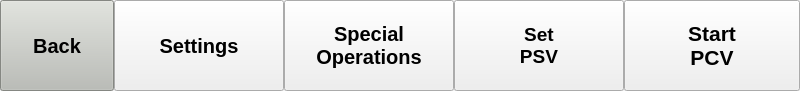
<?xml version="1.0" encoding="UTF-8"?>
<ui version="4.0">
 <class>Form</class>
 <widget class="QWidget" name="Form">
  <property name="geometry">
   <rect>
    <x>0</x>
    <y>0</y>
    <width>800</width>
    <height>91</height>
   </rect>
  </property>
  <property name="windowTitle">
   <string>Form</string>
  </property>
  <layout class="QHBoxLayout" name="horizontalLayout">
   <property name="spacing">
    <number>0</number>
   </property>
   <property name="leftMargin">
    <number>0</number>
   </property>
   <property name="topMargin">
    <number>0</number>
   </property>
   <property name="rightMargin">
    <number>0</number>
   </property>
   <property name="bottomMargin">
    <number>0</number>
   </property>
   <item>
    <widget class="QPushButton" name="button_back">
     <property name="sizePolicy">
      <sizepolicy hsizetype="Minimum" vsizetype="Expanding">
       <horstretch>0</horstretch>
       <verstretch>0</verstretch>
      </sizepolicy>
     </property>
     <property name="maximumSize">
      <size>
       <width>114</width>
       <height>16777215</height>
      </size>
     </property>
     <property name="palette">
      <palette>
       <active>
        <colorrole role="WindowText">
         <brush brushstyle="SolidPattern">
          <color alpha="255">
           <red>0</red>
           <green>0</green>
           <blue>0</blue>
          </color>
         </brush>
        </colorrole>
        <colorrole role="Button">
         <brush brushstyle="SolidPattern">
          <color alpha="255">
           <red>186</red>
           <green>189</green>
           <blue>182</blue>
          </color>
         </brush>
        </colorrole>
        <colorrole role="Light">
         <brush brushstyle="SolidPattern">
          <color alpha="255">
           <red>255</red>
           <green>255</green>
           <blue>255</blue>
          </color>
         </brush>
        </colorrole>
        <colorrole role="Midlight">
         <brush brushstyle="SolidPattern">
          <color alpha="255">
           <red>220</red>
           <green>222</green>
           <blue>218</blue>
          </color>
         </brush>
        </colorrole>
        <colorrole role="Dark">
         <brush brushstyle="SolidPattern">
          <color alpha="255">
           <red>93</red>
           <green>94</green>
           <blue>91</blue>
          </color>
         </brush>
        </colorrole>
        <colorrole role="Mid">
         <brush brushstyle="SolidPattern">
          <color alpha="255">
           <red>124</red>
           <green>126</green>
           <blue>121</blue>
          </color>
         </brush>
        </colorrole>
        <colorrole role="Text">
         <brush brushstyle="SolidPattern">
          <color alpha="255">
           <red>0</red>
           <green>0</green>
           <blue>0</blue>
          </color>
         </brush>
        </colorrole>
        <colorrole role="BrightText">
         <brush brushstyle="SolidPattern">
          <color alpha="255">
           <red>255</red>
           <green>255</green>
           <blue>255</blue>
          </color>
         </brush>
        </colorrole>
        <colorrole role="ButtonText">
         <brush brushstyle="SolidPattern">
          <color alpha="255">
           <red>0</red>
           <green>0</green>
           <blue>0</blue>
          </color>
         </brush>
        </colorrole>
        <colorrole role="Base">
         <brush brushstyle="SolidPattern">
          <color alpha="255">
           <red>255</red>
           <green>255</green>
           <blue>255</blue>
          </color>
         </brush>
        </colorrole>
        <colorrole role="Window">
         <brush brushstyle="SolidPattern">
          <color alpha="255">
           <red>186</red>
           <green>189</green>
           <blue>182</blue>
          </color>
         </brush>
        </colorrole>
        <colorrole role="Shadow">
         <brush brushstyle="SolidPattern">
          <color alpha="255">
           <red>0</red>
           <green>0</green>
           <blue>0</blue>
          </color>
         </brush>
        </colorrole>
        <colorrole role="AlternateBase">
         <brush brushstyle="SolidPattern">
          <color alpha="255">
           <red>220</red>
           <green>222</green>
           <blue>218</blue>
          </color>
         </brush>
        </colorrole>
        <colorrole role="ToolTipBase">
         <brush brushstyle="SolidPattern">
          <color alpha="255">
           <red>255</red>
           <green>255</green>
           <blue>220</blue>
          </color>
         </brush>
        </colorrole>
        <colorrole role="ToolTipText">
         <brush brushstyle="SolidPattern">
          <color alpha="255">
           <red>0</red>
           <green>0</green>
           <blue>0</blue>
          </color>
         </brush>
        </colorrole>
       </active>
       <inactive>
        <colorrole role="WindowText">
         <brush brushstyle="SolidPattern">
          <color alpha="255">
           <red>0</red>
           <green>0</green>
           <blue>0</blue>
          </color>
         </brush>
        </colorrole>
        <colorrole role="Button">
         <brush brushstyle="SolidPattern">
          <color alpha="255">
           <red>186</red>
           <green>189</green>
           <blue>182</blue>
          </color>
         </brush>
        </colorrole>
        <colorrole role="Light">
         <brush brushstyle="SolidPattern">
          <color alpha="255">
           <red>255</red>
           <green>255</green>
           <blue>255</blue>
          </color>
         </brush>
        </colorrole>
        <colorrole role="Midlight">
         <brush brushstyle="SolidPattern">
          <color alpha="255">
           <red>220</red>
           <green>222</green>
           <blue>218</blue>
          </color>
         </brush>
        </colorrole>
        <colorrole role="Dark">
         <brush brushstyle="SolidPattern">
          <color alpha="255">
           <red>93</red>
           <green>94</green>
           <blue>91</blue>
          </color>
         </brush>
        </colorrole>
        <colorrole role="Mid">
         <brush brushstyle="SolidPattern">
          <color alpha="255">
           <red>124</red>
           <green>126</green>
           <blue>121</blue>
          </color>
         </brush>
        </colorrole>
        <colorrole role="Text">
         <brush brushstyle="SolidPattern">
          <color alpha="255">
           <red>0</red>
           <green>0</green>
           <blue>0</blue>
          </color>
         </brush>
        </colorrole>
        <colorrole role="BrightText">
         <brush brushstyle="SolidPattern">
          <color alpha="255">
           <red>255</red>
           <green>255</green>
           <blue>255</blue>
          </color>
         </brush>
        </colorrole>
        <colorrole role="ButtonText">
         <brush brushstyle="SolidPattern">
          <color alpha="255">
           <red>0</red>
           <green>0</green>
           <blue>0</blue>
          </color>
         </brush>
        </colorrole>
        <colorrole role="Base">
         <brush brushstyle="SolidPattern">
          <color alpha="255">
           <red>255</red>
           <green>255</green>
           <blue>255</blue>
          </color>
         </brush>
        </colorrole>
        <colorrole role="Window">
         <brush brushstyle="SolidPattern">
          <color alpha="255">
           <red>186</red>
           <green>189</green>
           <blue>182</blue>
          </color>
         </brush>
        </colorrole>
        <colorrole role="Shadow">
         <brush brushstyle="SolidPattern">
          <color alpha="255">
           <red>0</red>
           <green>0</green>
           <blue>0</blue>
          </color>
         </brush>
        </colorrole>
        <colorrole role="AlternateBase">
         <brush brushstyle="SolidPattern">
          <color alpha="255">
           <red>220</red>
           <green>222</green>
           <blue>218</blue>
          </color>
         </brush>
        </colorrole>
        <colorrole role="ToolTipBase">
         <brush brushstyle="SolidPattern">
          <color alpha="255">
           <red>255</red>
           <green>255</green>
           <blue>220</blue>
          </color>
         </brush>
        </colorrole>
        <colorrole role="ToolTipText">
         <brush brushstyle="SolidPattern">
          <color alpha="255">
           <red>0</red>
           <green>0</green>
           <blue>0</blue>
          </color>
         </brush>
        </colorrole>
       </inactive>
       <disabled>
        <colorrole role="WindowText">
         <brush brushstyle="SolidPattern">
          <color alpha="255">
           <red>93</red>
           <green>94</green>
           <blue>91</blue>
          </color>
         </brush>
        </colorrole>
        <colorrole role="Button">
         <brush brushstyle="SolidPattern">
          <color alpha="255">
           <red>186</red>
           <green>189</green>
           <blue>182</blue>
          </color>
         </brush>
        </colorrole>
        <colorrole role="Light">
         <brush brushstyle="SolidPattern">
          <color alpha="255">
           <red>255</red>
           <green>255</green>
           <blue>255</blue>
          </color>
         </brush>
        </colorrole>
        <colorrole role="Midlight">
         <brush brushstyle="SolidPattern">
          <color alpha="255">
           <red>220</red>
           <green>222</green>
           <blue>218</blue>
          </color>
         </brush>
        </colorrole>
        <colorrole role="Dark">
         <brush brushstyle="SolidPattern">
          <color alpha="255">
           <red>93</red>
           <green>94</green>
           <blue>91</blue>
          </color>
         </brush>
        </colorrole>
        <colorrole role="Mid">
         <brush brushstyle="SolidPattern">
          <color alpha="255">
           <red>124</red>
           <green>126</green>
           <blue>121</blue>
          </color>
         </brush>
        </colorrole>
        <colorrole role="Text">
         <brush brushstyle="SolidPattern">
          <color alpha="255">
           <red>93</red>
           <green>94</green>
           <blue>91</blue>
          </color>
         </brush>
        </colorrole>
        <colorrole role="BrightText">
         <brush brushstyle="SolidPattern">
          <color alpha="255">
           <red>255</red>
           <green>255</green>
           <blue>255</blue>
          </color>
         </brush>
        </colorrole>
        <colorrole role="ButtonText">
         <brush brushstyle="SolidPattern">
          <color alpha="255">
           <red>93</red>
           <green>94</green>
           <blue>91</blue>
          </color>
         </brush>
        </colorrole>
        <colorrole role="Base">
         <brush brushstyle="SolidPattern">
          <color alpha="255">
           <red>186</red>
           <green>189</green>
           <blue>182</blue>
          </color>
         </brush>
        </colorrole>
        <colorrole role="Window">
         <brush brushstyle="SolidPattern">
          <color alpha="255">
           <red>186</red>
           <green>189</green>
           <blue>182</blue>
          </color>
         </brush>
        </colorrole>
        <colorrole role="Shadow">
         <brush brushstyle="SolidPattern">
          <color alpha="255">
           <red>0</red>
           <green>0</green>
           <blue>0</blue>
          </color>
         </brush>
        </colorrole>
        <colorrole role="AlternateBase">
         <brush brushstyle="SolidPattern">
          <color alpha="255">
           <red>186</red>
           <green>189</green>
           <blue>182</blue>
          </color>
         </brush>
        </colorrole>
        <colorrole role="ToolTipBase">
         <brush brushstyle="SolidPattern">
          <color alpha="255">
           <red>255</red>
           <green>255</green>
           <blue>220</blue>
          </color>
         </brush>
        </colorrole>
        <colorrole role="ToolTipText">
         <brush brushstyle="SolidPattern">
          <color alpha="255">
           <red>0</red>
           <green>0</green>
           <blue>0</blue>
          </color>
         </brush>
        </colorrole>
       </disabled>
      </palette>
     </property>
     <property name="font">
      <font>
       <pointsize>15</pointsize>
       <weight>75</weight>
       <bold>true</bold>
      </font>
     </property>
     <property name="text">
      <string>Back</string>
     </property>
    </widget>
   </item>
   <item>
    <widget class="QPushButton" name="button_settingsfork">
     <property name="sizePolicy">
      <sizepolicy hsizetype="Minimum" vsizetype="Expanding">
       <horstretch>0</horstretch>
       <verstretch>0</verstretch>
      </sizepolicy>
     </property>
     <property name="maximumSize">
      <size>
       <width>170</width>
       <height>16777215</height>
      </size>
     </property>
     <property name="font">
      <font>
       <pointsize>15</pointsize>
       <weight>75</weight>
       <bold>true</bold>
      </font>
     </property>
     <property name="text">
      <string>Settings</string>
     </property>M
    </widget>
   </item>
   <item>
    <widget class="QPushButton" name="button_specialops">
     <property name="sizePolicy">
      <sizepolicy hsizetype="Minimum" vsizetype="Expanding">
       <horstretch>0</horstretch>
       <verstretch>0</verstretch>
      </sizepolicy>
     </property>
     <property name="maximumSize">
      <size>
       <width>170</width>
       <height>16777215</height>
      </size>
     </property>
     <property name="font">
      <font>
       <pointsize>15</pointsize>
       <weight>75</weight>
       <bold>true</bold>
      </font>
     </property>
     <property name="text">
      <string>Special
Operations</string>
     </property>
    </widget>
   </item>
   <item>
    <widget class="QPushButton" name="button_autoassist">
     <property name="sizePolicy">
      <sizepolicy hsizetype="Minimum" vsizetype="Expanding">
       <horstretch>0</horstretch>
       <verstretch>0</verstretch>
      </sizepolicy>
     </property>
     <property name="minimumSize">
      <size>
       <width>113</width>
       <height>0</height>
      </size>
     </property>
     <property name="maximumSize">
      <size>
       <width>170</width>
       <height>16777215</height>
      </size>
     </property>
     <property name="font">
      <font>
       <pointsize>14</pointsize>
       <weight>75</weight>
       <bold>true</bold>
      </font>
     </property>
     <property name="text">
      <string>Set
PSV</string>
     </property>
    </widget>
   </item>
   <item>
    <widget class="QPushButton" name="button_startstop">
     <property name="sizePolicy">
      <sizepolicy hsizetype="Minimum" vsizetype="Expanding">
       <horstretch>0</horstretch>
       <verstretch>0</verstretch>
      </sizepolicy>
     </property>
     <property name="minimumSize">
      <size>
       <width>110</width>
       <height>0</height>
      </size>
     </property>
     <property name="maximumSize">
      <size>
       <width>180</width>
       <height>16777215</height>
      </size>
     </property>
     <property name="font">
      <font>
       <pointsize>16</pointsize>
       <weight>75</weight>
       <bold>true</bold>
      </font>
     </property>
     <property name="text">
      <string>Start
PCV</string>
     </property>
    </widget>
   </item>
  </layout>
 </widget>
 <resources/>
 <connections/>
</ui>
